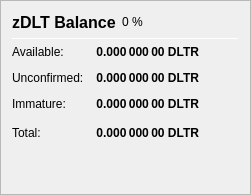
                   <widget class="QFrame" name="frame_ZerocoinBalances">
                    <property name="frameShape">
                     <enum>QFrame::StyledPanel</enum>
                    </property>
                    <property name="frameShadow">
                     <enum>QFrame::Raised</enum>
                    </property>
                    <layout class="QVBoxLayout" name="verticalLayout_7">
                     <item>
                      <layout class="QHBoxLayout" name="horizontalLayout_8" stretch="0">
                       <item>
                        <widget class="QLabel" name="label_5z_3">
                         <property name="minimumSize">
                          <size>
                           <width>0</width>
                           <height>20</height>
                          </size>
                         </property>
                         <property name="font">
                          <font>
                           <pointsize>12</pointsize>
                           <weight>75</weight>
                           <bold>true</bold>
                          </font>
                         </property>
                         <property name="text">
                          <string>zDLT Balance</string>
                         </property>
                        </widget>
                       </item>
                       <item>
                        <widget class="QLabel" name="labelzDLTPercent">
                         <property name="text">
                          <string notr="true">0 %</string>
                         </property>
                        </widget>
                       </item>
                       <item>
                        <spacer name="horizontalSpacer_11">
                         <property name="orientation">
                          <enum>Qt::Horizontal</enum>
                         </property>
                         <property name="sizeHint" stdset="0">
                          <size>
                           <width>40</width>
                           <height>20</height>
                          </size>
                         </property>
                        </spacer>
                       </item>
                      </layout>
                     </item>
                     <item>
                      <widget class="Line" name="line_ZerocoinBalance">
                       <property name="minimumSize">
                        <size>
                         <width>0</width>
                         <height>1</height>
                        </size>
                       </property>
                       <property name="maximumSize">
                        <size>
                         <width>16777215</width>
                         <height>1</height>
                        </size>
                       </property>
                       <property name="orientation">
                        <enum>Qt::Horizontal</enum>
                       </property>
                      </widget>
                     </item>
                     <item>
                      <layout class="QGridLayout" name="gridLayout_5">
                       <property name="spacing">
                        <number>12</number>
                       </property>
                       <item row="1" column="0">
                        <widget class="QLabel" name="labelzBalanceMatureText">
                         <property name="toolTip">
                          <string>Mature: more than 10 confirmation and more than 3 mints of the same denomination after it was minted.
These zDLT are spendable.</string>
                         </property>
                         <property name="text">
                          <string>Available:</string>
                         </property>
                        </widget>
                       </item>
                       <item row="1" column="1">
                        <widget class="QLabel" name="labelzBalanceMature">
                         <property name="font">
                          <font>
                           <weight>75</weight>
                           <bold>true</bold>
                          </font>
                         </property>
                         <property name="toolTip">
                          <string>Mature: more than 10 confirmation and more than 3 mints of the same denomination after it was minted.
These zDLT are spendable.</string>
                         </property>
                         <property name="text">
                          <string notr="true">0.000 000 00 DLTR</string>
                         </property>
                         <property name="alignment">
                          <set>Qt::AlignRight|Qt::AlignTrailing|Qt::AlignVCenter</set>
                         </property>
                        </widget>
                       </item>
                       <item row="2" column="0">
                        <widget class="QLabel" name="labelzBalanceUnconfirmedText">
                         <property name="toolTip">
                          <string>Unconfirmed: less than 10 confirmations
Immature: confirmed, but less than 3 mints of the same denomination after it was minted</string>
                         </property>
                         <property name="text">
                          <string>Unconfirmed:</string>
                         </property>
                        </widget>
                       </item>
                       <item row="2" column="1">
                        <widget class="QLabel" name="labelzBalanceUnconfirmed">
                         <property name="font">
                          <font>
                           <weight>75</weight>
                           <bold>true</bold>
                          </font>
                         </property>
                         <property name="toolTip">
                          <string>Unconfirmed: less than 10 confirmations
Immature: confirmed, but less than 3 mints of the same denomination after it was minted</string>
                         </property>
                         <property name="text">
                          <string notr="true">0.000 000 00 DLTR</string>
                         </property>
                         <property name="alignment">
                          <set>Qt::AlignRight|Qt::AlignTrailing|Qt::AlignVCenter</set>
                         </property>
                        </widget>
                       </item>
                       <item row="3" column="0">
                        <widget class="QLabel" name="labelzBalanceImmatureText">
                         <property name="toolTip">
                          <string>Unconfirmed: less than 10 confirmations
Immature: confirmed, but less than 3 mints of the same denomination after it was minted</string>
                         </property>
                         <property name="text">
                          <string>Immature:</string>
                         </property>
                        </widget>
                       </item>
                       <item row="3" column="1">
                        <widget class="QLabel" name="labelzBalanceImmature">
                         <property name="font">
                          <font>
                           <weight>75</weight>
                           <bold>true</bold>
                          </font>
                         </property>
                         <property name="toolTip">
                          <string>Unconfirmed: less than 10 confirmations
Immature: confirmed, but less than 3 mints of the same denomination after it was minted</string>
                         </property>
                         <property name="text">
                          <string notr="true">0.000 000 00 DLTR</string>
                         </property>
                         <property name="alignment">
                          <set>Qt::AlignRight|Qt::AlignTrailing|Qt::AlignVCenter</set>
                         </property>
                        </widget>
                       </item>
                       <item row="4" column="0">
                        <widget class="QLabel" name="labelzBalanceText">
                         <property name="toolTip">
                          <string>Your current zDLT balance, unconfirmed and immature zDLT included.</string>
                         </property>
                         <property name="text">
                          <string>Total:</string>
                         </property>
                        </widget>
                       </item>
                       <item row="4" column="1">
                        <widget class="QLabel" name="labelzBalance">
                         <property name="font">
                          <font>
                           <weight>75</weight>
                           <bold>true</bold>
                          </font>
                         </property>
                         <property name="cursor">
                          <cursorShape>IBeamCursor</cursorShape>
                         </property>
                         <property name="toolTip">
                          <string>Your current zDLT balance, unconfirmed and immature zDLT included.</string>
                         </property>
                         <property name="text">
                          <string notr="true">0.000 000 00 DLTR</string>
                         </property>
                         <property name="alignment">
                          <set>Qt::AlignRight|Qt::AlignTrailing|Qt::AlignVCenter</set>
                         </property>
                         <property name="textInteractionFlags">
                          <set>Qt::LinksAccessibleByMouse|Qt::TextSelectableByKeyboard|Qt::TextSelectableByMouse</set>
                         </property>
                        </widget>
                       </item>
                       <item row="4" column="2">
                        <spacer name="horizontalSpacer_4">
                         <property name="orientation">
                          <enum>Qt::Horizontal</enum>
                         </property>
                         <property name="sizeHint" stdset="0">
                          <size>
                           <width>40</width>
                           <height>20</height>
                          </size>
                         </property>
                        </spacer>
                       </item>
                      </layout>
                     </item>
                     <item>
                      <spacer name="verticalSpacer_4">
                       <property name="orientation">
                        <enum>Qt::Vertical</enum>
                       </property>
                       <property name="sizeHint" stdset="0">
                        <size>
                         <width>20</width>
                         <height>40</height>
                        </size>
                       </property>
                      </spacer>
                     </item>
                    </layout>
                   </widget>
